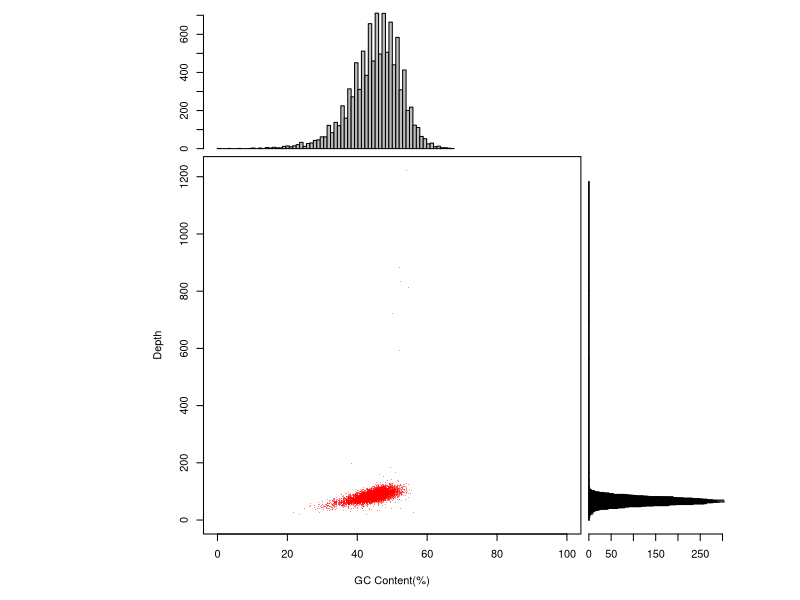

This figure's R source:
pdf("5.1.pdf");
m=read.table("GC-depth.txt");
nf <- layout(matrix(c(0,2,0,0,1,3),2,3,byrow=T),c(0.5,3,1),c(1,3,0.5),TRUE);
par(mar=c(5,5,0.5,0.5));
x=m[,1];
y=m[,2];
plot(x,y,
        xlab='GC Content(%)',ylab='Depth',
        pch=46,col="#FF000077",
        xlim=c(0,100),ylim=c(0,max(y) ),
    );

xbreaks <- 100;
ybreaks <- floor( max(y) - 0 );
xhist <- hist(x,breaks=xbreaks,plot=FALSE);
yhist <- hist(y,breaks=ybreaks,plot=FALSE);

par(mar=c(0,5,1,1));
barplot(xhist$counts,space=0,xlim=c(0,100) );

par(mar=c(5,0,1,1));
barplot(yhist$counts,space=0,horiz=TRUE,ylim=c(0,max(y) ) );

dev.off();


